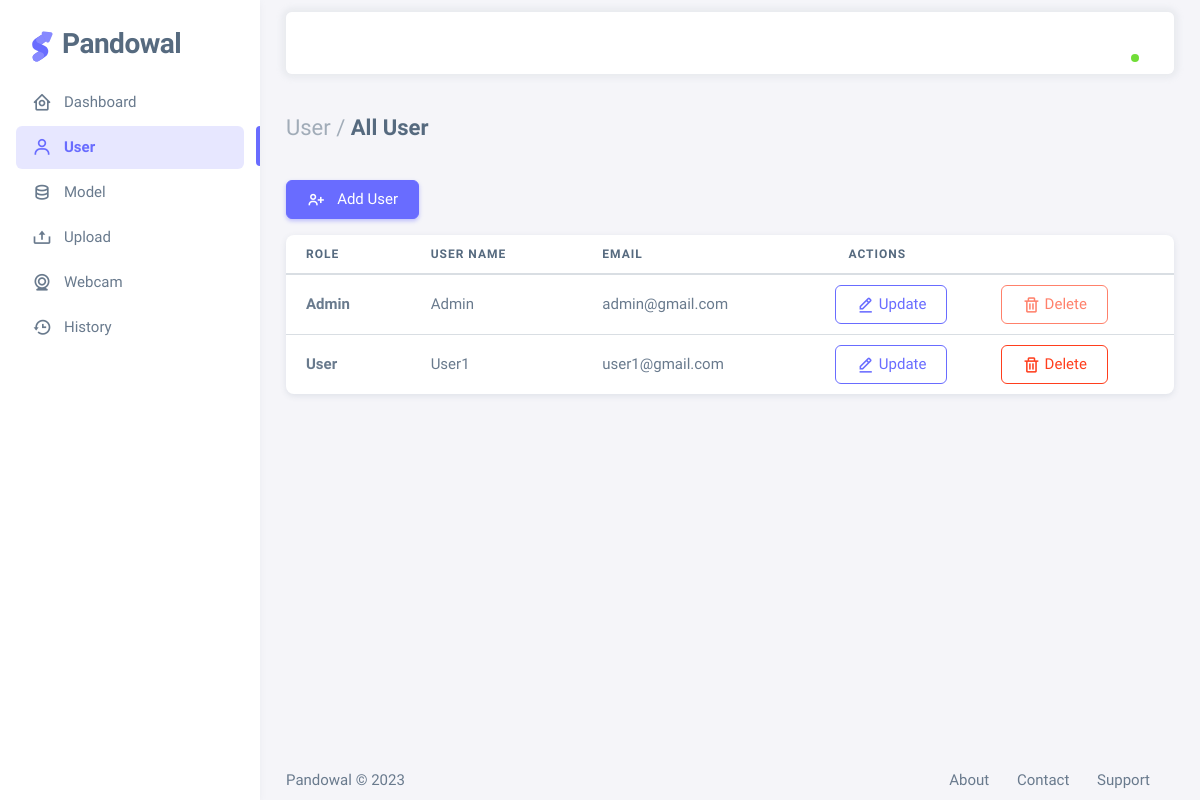
/admin/user (signed in), run on an earlier commit of the app's database.
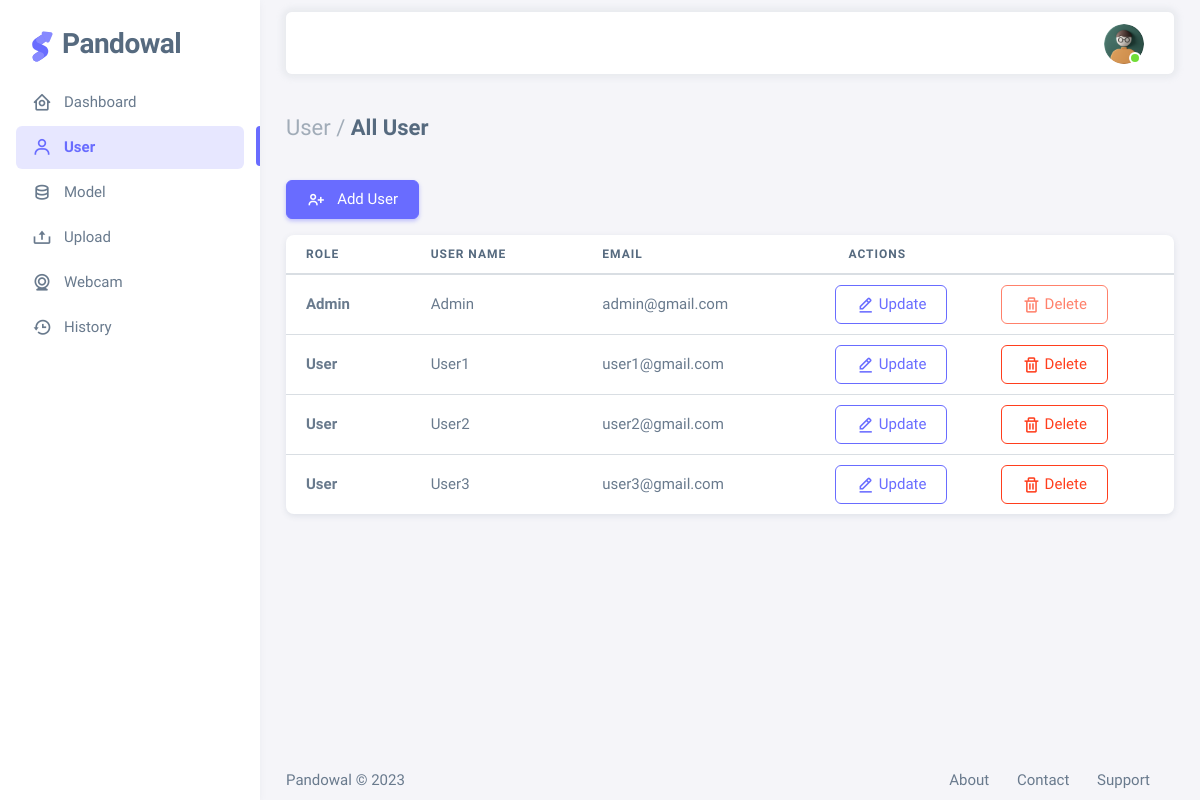
And on a later commit of the database.
### app.py (models this page shows, shortened)
class User(db.Model):
    id = db.Column(db.Integer, primary_key=True)
    username = db.Column(db.String(100), unique=True, nullable=False)
    email = db.Column(db.String(50), unique=True, nullable=False)
    password = db.Column(db.String(200), nullable=False)
    avatar = db.Column(db.String(100), nullable=False)
    role = db.Column(db.String(10), nullable=False, default="User")
    uploads = db.relationship("Upload", back_populates="user")

### app.py (the view)
@app.route("/admin/user")
def user():
    if session["role"] in ["Admin"]:
        user = User.query.all()
        return render_template("admin_user.html", listUser=user)

### templates/admin_user.html (shortened to what this page needs)
{% extends "layout/layout.html" %}
{% block active_user %}
  <li class="menu-item active">
{% endblock %}
{% block content %}
<div class="container-xxl flex-grow-1 container-p-y">
  <h4 class="fw-bold py-3 mb-4">
    <span class="text-muted fw-light">User /</span>
    All User
  </h4>
  <form action="{{ url_for('add_user') }}" class="mb-3">
    <button type="submit" class="btn btn-primary">
      <i class="bx bx-user-plus me-2"></i> Add User</button>
  </form>
  <div class="card">
    <div class="table-responsive text-nowrap">
      <table class="table table-hover">
        <thead>
          <tr class="fw-bold">
            <th>Role</th>
            <th>User Name</th>
            <th>Email</th>
            <th>Actions</th>
          </tr>
        </thead>
        <tbody class="table-border-bottom-0">
          {% for user in listUser %}
          <tr>
            <td>
                <strong>
                  {{user.role}}
                </strong>
            </td>
            <td>
                {{user.username}}
            </td>
            <td>
                {{user.email}}
            </td>
            <td>
              <div class="row align-items-center">
                <form action="{{ url_for('update_user', user_id=user.id) }}" method="post" class="col p-0 ">
                  <button type="submit" class="btn btn-outline-primary">
                    <i class="bx bx-edit-alt me-1"></i>Update</button>
                </form>
                <form action="{{ url_for('delete_user', user_id=user.id) }}" method="post" class="col p-0">
                  {% if user.role != 'Admin' %}
                  <button type="submit" class="btn btn-outline-danger">
                    <i class="bx bx-trash me-1"></i>Delete</button>
                  {% else %}
                  <button type="submit" class="btn btn-outline-danger" disabled>
                    <i class="bx bx-trash me-1"></i>Delete</button>
                  {% endif %}
                </form>
              </div>
            </td>
          </tr>
          {% endfor %}
        </tbody>
      </table>
    </div>
  </div>
</div>
{% endblock %}

What changed in the data, as far as the page shows it:
added User: role "User", username "User2", email "user2@gmail.com", shows "Delete"
added User: role "User", username "User3", email "user3@gmail.com", shows "Delete"
